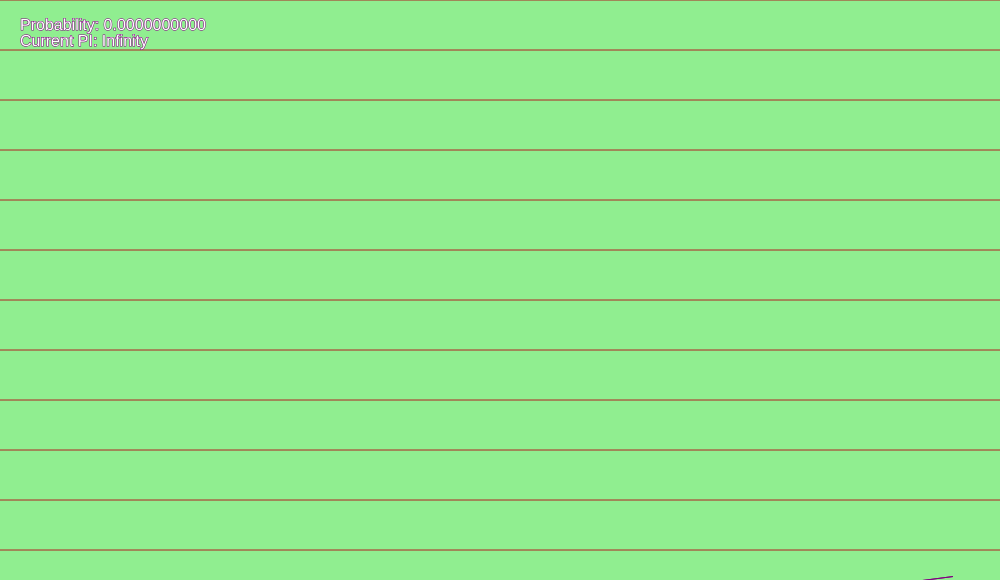
Frame 1 (no input)
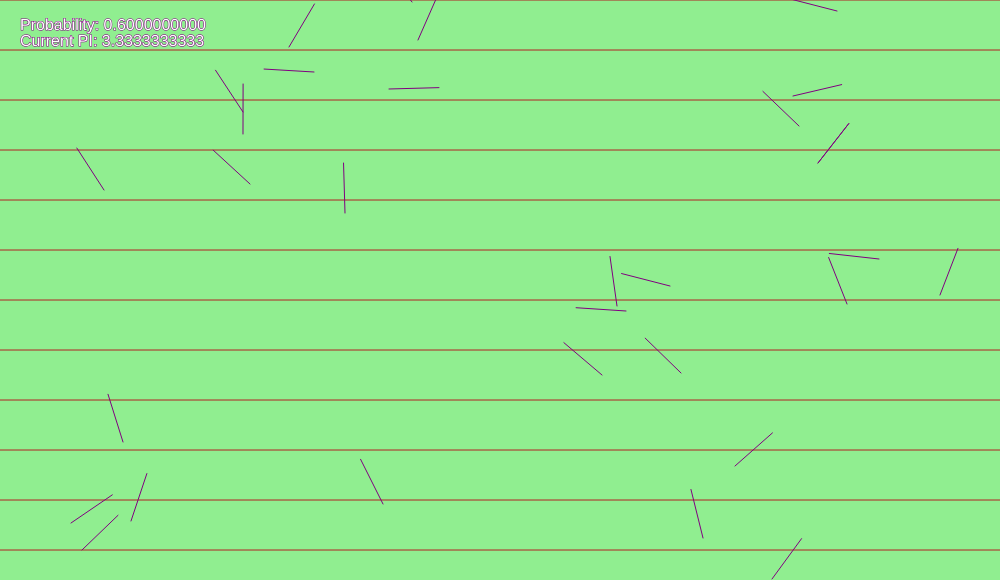
Frame 60 (no input)
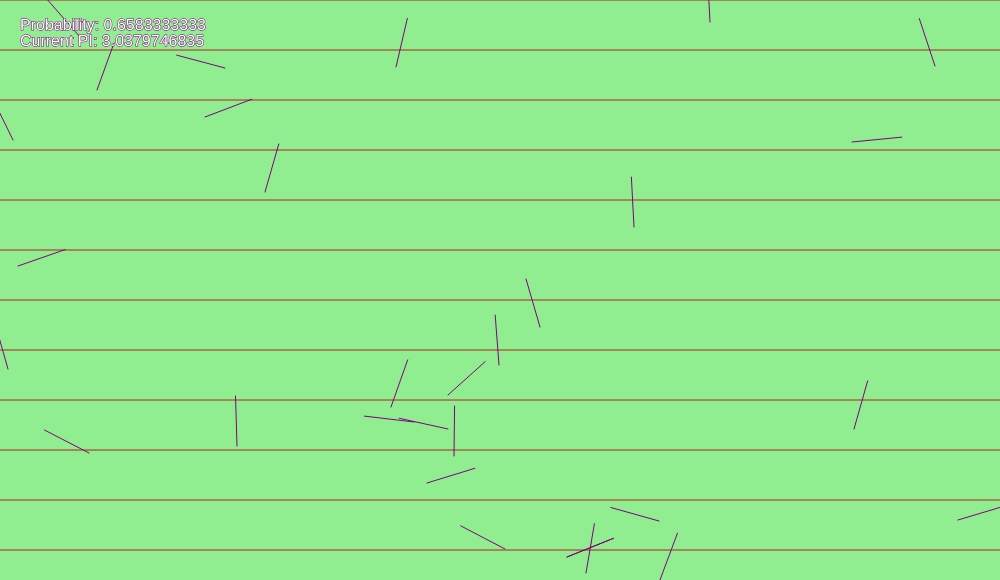
Frame 120 (the mouse pressed at the canvas centre since frame 60)

The p5.js sketch that drew these frames (run headless with seeded random() and noise() and a simulated clock; from frame 60 on, the mouse is pressed at the canvas centre):

// p5.js sketch
// ── sketch.js
let screenSize = { w: 1000, h: 580 };

let lineStep = Math.floor(50);
let numOfLines = Math.floor(screenSize.h / lineStep) + 1;

let needleLength = (lineStep / 4 ) * 4;
let prevNeedles = [];

let tickCount = 0;
let hitCount = 0;

function setup()
{
    createCanvas(screenSize.w, screenSize.h);
    frameRate(60);
}

function draw()
{
    background('LightGreen');
    stroke('FireBrick');

    for (let i = 0; i < numOfLines + 1; i++)
    {
        let curLine = i * lineStep;
        line(0, curLine, screenSize.w, curLine);
    }

    let needle = { x1: 0, y1: 0, x2: 0, y2: 0 };

    needle.x1 = getRandomInt(0, screenSize.w);
    needle.y1 = getRandomInt(0, numOfLines * lineStep);
    needle.x2 = needle.x1 + needleLength;
    needle.y2 = needle.y1;

    let rotated = rotateRadians(needle.x1, needle.y1, needle.x2, needle.y2, getRandomFloat(0, PI));
    needle.x2 = rotated[0];
    needle.y2 = rotated[1];

    prevNeedles.push(needle);
    if (prevNeedles.length > 30)
    {
        prevNeedles.shift();
    }

    stroke('purple');    
    prevNeedles.forEach(n => { line(n.x1, n.y1, n.x2, n.y2); });
    line(needle.x1, needle.y1, needle.x2, needle.y2);

    tickCount++;

    if(checkHit(needle, lineStep))
    {
        hitCount++;
    }

    let curProb = hitCount / tickCount;

    fill(255);
    textSize(16);
    text('Probability: ' + curProb.toFixed(10), 20, 30);
    text('Current PI: ' + ((2 * needleLength) / (curProb * lineStep)).toFixed(10), 20, 46);
}

function checkHit(needle, step)
{
    for (let i = myRound(needle.y2); i <= needle.y1; i++)
    {
        if (i % step == 0)
        {
            return true;
        }
    }

    return false;
}

// if |fraction| < 0.5 => to higher
// else to lower

function myRound(value)
{
    let fraction = Math.abs(value % 1);

    if (fraction < 0.5)
    {
        return Math.round(value);
    }
    else
    {
        if (value > 0)
        {
            return value + (1 - fraction);
        }
        else
        {
            return value - (1 - fraction);
        }
    }
}

function getRandomInt(min, max)
{
    min = Math.ceil(min);
    max = Math.floor(max);
    
    return Math.floor(Math.random() * (max - min + 1)) + min;
}

function getRandomFloat(min, max)
{
    return highlightedNumber = Math.random() * (max - min) + min;
};


function rotateRadians(cx, cy, x, y, radians)
{
    let cos = Math.cos(radians),
        sin = Math.sin(radians),
        nx = (cos * (x - cx)) + (sin * (y - cy)) + cx,
        ny = (cos * (y - cy)) - (sin * (x - cx)) + cy;
    return [nx, ny];
}
